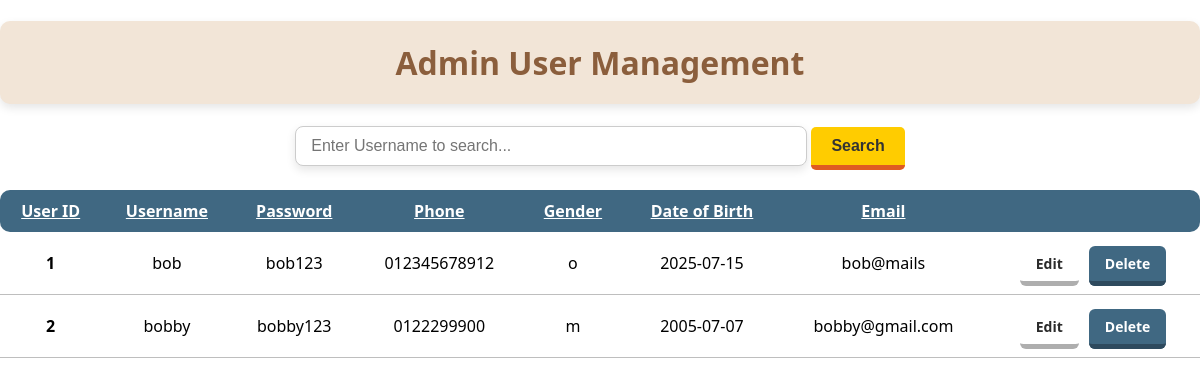
/ADadminusers.php, run on the app's committed database.
### tables this page shows
CREATE TABLE IF NOT EXISTS `users` (
  `userID` int NOT NULL AUTO_INCREMENT,
  `username` varchar(100) NOT NULL,
  `userPassword` varchar(100) NOT NULL,
  `userPhone` varchar(20) DEFAULT NULL,
  `userGender` char(1) NOT NULL,
  `userDOB` date NOT NULL,
  `userEmail` varchar(100) NOT NULL,
  PRIMARY KEY (`userID`),
  UNIQUE KEY `username` (`username`),
  UNIQUE KEY `userPhone` (`userPhone`)
);

### ADadminusers.php (the view, shortened to what this page needs)
<?php
include"dbconnect.php";
$searchKeyword = "";
if (isset($_GET['search'])) {
    $searchKeyword = mysqli_real_escape_string($conn, $_GET['search']);
    $sql = "SELECT * FROM users
            WHERE userID LIKE '%$searchKeyword%'
            OR username LIKE '%$searchKeyword%'
            OR userPassword LIKE '%$searchKeyword%'
            OR userPhone LIKE '%$searchKeyword%'
            OR userGender LIKE '%$searchKeyword%'
            OR userDOB LIKE '%$searchKeyword%'
            OR userEmail LIKE '%$searchKeyword%'";
} else {
    $sql = "SELECT * FROM users";
}
$result = mysqli_query($conn, $sql);
?>
<!DOCTYPE html>
<html lang="en">
<head>
    <link rel="stylesheet" href="ADadminusers.css">
</head>
<body>
    <div class="user-container">
        <h1 class="user-title">Admin User Management</h1>
        <form method="GET" class="search-box">
            <input type="text" name="search" class="search-input" placeholder="Enter Username to search..."
            value="<?php echo htmlspecialchars($searchKeyword); ?>" />
            <button type="submit" class="search-button">Search</button>
        </form>
        <table border="0" cellpadding="10" cellspacing="0" class="user-table">
  <thead class="table-header">
    <tr>
      <th>User ID</th>
      <th>Username</th>
      <th>Password</th>
      <th>Phone</th>
      <th>Gender</th>
      <th>Date of Birth</th>
      <th>Email</th>
      <th> </th>
    </tr>
  </thead>
  <tbody>
    <?php if (mysqli_num_rows($result) > 0): ?>
      <?php while ($row = mysqli_fetch_assoc($result)): ?>
        <tr class="table-row">
            <td><strong><?php echo htmlspecialchars($row['userID']); ?></strong></td>
            <td><?php echo htmlspecialchars($row['username']); ?></td>
            <td><?php echo htmlspecialchars($row['userPassword']); ?></td>
            <td><?php echo htmlspecialchars($row['userPhone']); ?></td>
            <td><?php echo htmlspecialchars($row['userGender']); ?></td>
            <td><?php echo htmlspecialchars($row['userDOB']); ?></td>
            <td><?php echo htmlspecialchars($row['userEmail']); ?></td>
            <td>
                <?php
                    echo "<div class='admin-buttons'>";
                    echo "<a href='ADeditusers.php?id=" . $row["userID"] . "' class='btn-edit'>Edit</a>";
                    echo "<a href='deleteusers.php?id=" . $row["userID"] . "' class='btn-delete'
                    onclick=\"return confirm('Are you sure you want to delete this user?');\">Delete</a>";
                    echo "</div>";
                ?>
            </td>
        </tr>
      <?php endwhile; ?>
    <?php else: ?>
      <tr>
        <td colspan="7">No users found.</td>
      </tr>
    <?php endif; ?>
  </tbody>
</table>
    </div>
</body>
</html>

### ADadminusers.css (style rules this page uses)
body { margin: 0; font-family: 'Segoe UI', Tahoma, Geneva, Verdana, sans-serif; }
h1 { text-align: center; color: #8b5e3c; font-size: 32px; box-shadow: 0 4px 10px rgba(0, 0, 0, 0.1); padding: 20px 20px; border-radius: 10px; background-color: #f2e5d7; }
.search-box { text-align: center; margin-bottom: 20px; }
.search-box input[type="text"] { padding: 10px 15px; width: 40%; box-shadow: 0 4px 10px rgba(0, 0, 0, 0.1); border-radius: 8px; border: 0.2px solid #ccc; font-size: 16px; outline: none; background-color: rgb(255, 255, 255); color:gray; }
.search-box button { padding: 10px 20px; background-color: #FFCC00; color: #333333; border: none; font-weight: bold; font-size: 16px; border-radius: 5px; cursor: pointer; border-bottom: 5px solid #df5b22; transition: background-color 0.3s; }
.user-table { width: 100%; text-align: center; border-collapse: collapse; margin: 20px auto; }
.table-header { background-color: #406882; color: #ffffff; text-decoration: underline 1px solid #ffffff; }
.table-header th:first-child { border-top-left-radius: 10px; border-bottom-left-radius: 10px; }
.table-header th:last-child { border-top-right-radius: 10px; border-bottom-right-radius: 10px; }
.table-row { margin-bottom: 20px; border-bottom: #bebebe 1px solid; }
.user-table td { padding: 20px 10px; }
.btn-edit, .btn-delete { text-decoration: none; padding: 8px 16px; font-weight: bold; border-radius: 6px; font-size: 14px; transition: background-color 0.3s; }
.btn-edit { background-color: #ffffff; color: #2b2b2b !important; border-bottom: 5px solid #aeaeae; }
.btn-delete { margin-left: 10px; background-color: #406882; color: #ffffff !important; border-bottom: 5px solid #2e4a5e; }

### data on the page
users: userID "1", username "bob", userPassword "bob123", userPhone "012345678912", userGender "o", userDOB "2025-07-15", userEmail "bob@mails"
users: userID "2", username "bobby", userPassword "bobby123", userPhone "0122299900", userGender "m", userDOB "2005-07-07", userEmail "bobby@gmail.com"
